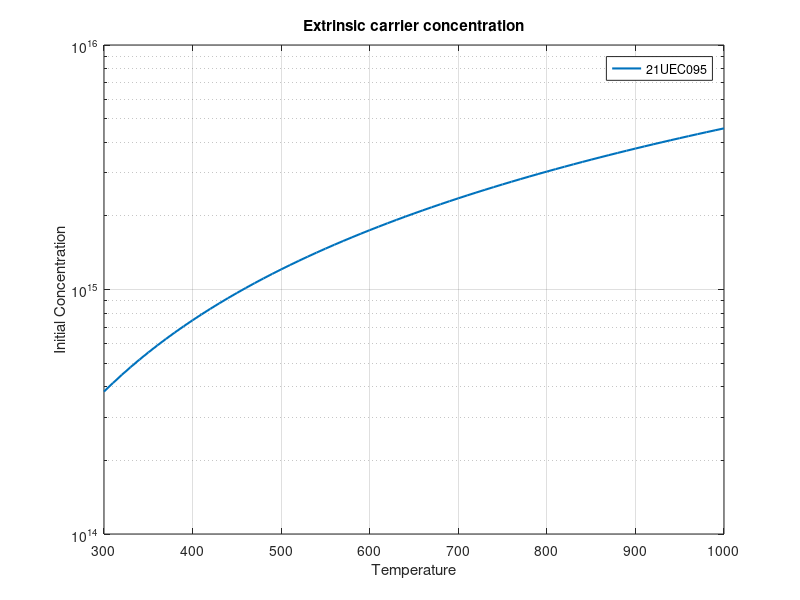

Source code (MATLAB):
t= 300:10:1000;
na= 10^14;
nd= 10^16;
eion = 0.05;
x= sqrt(na*nd)/300^(1.5);
y= t.^(1.5);
z=exp(-eion./(2.*0.026.*t./300));
ni=x.*y.*z;
p=semilogy(t,ni,'LineWidth' ,1.5);
xlabel('Temperature');
ylabel('Initial Concentration');
title('Extrinsic carrier concentration');
legend('21UEC095');
grid on;

 